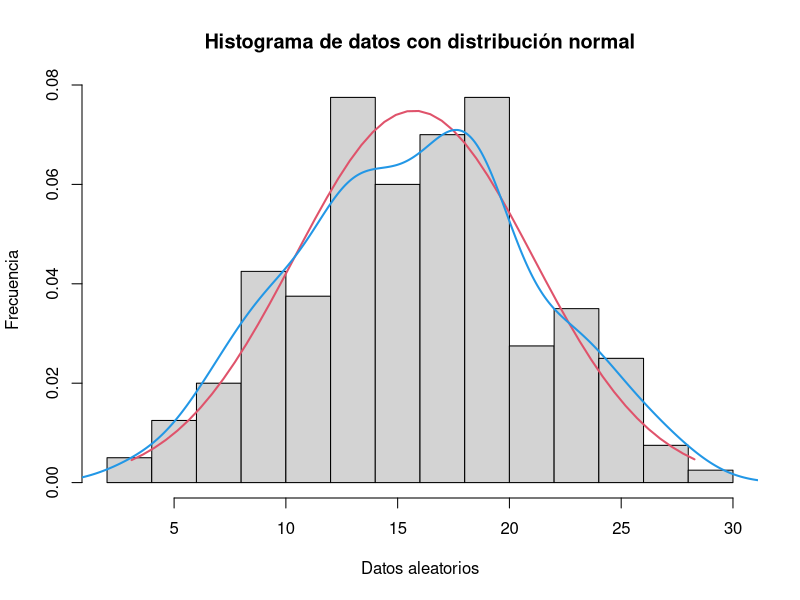
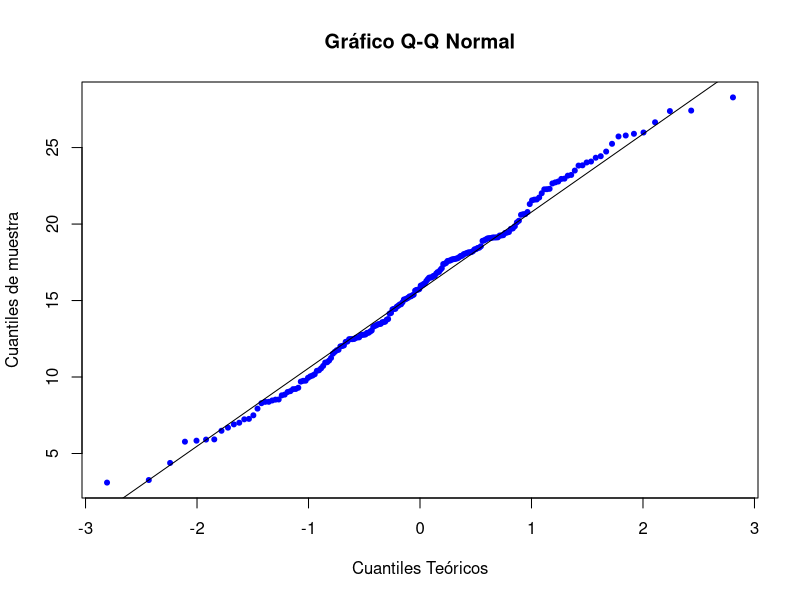
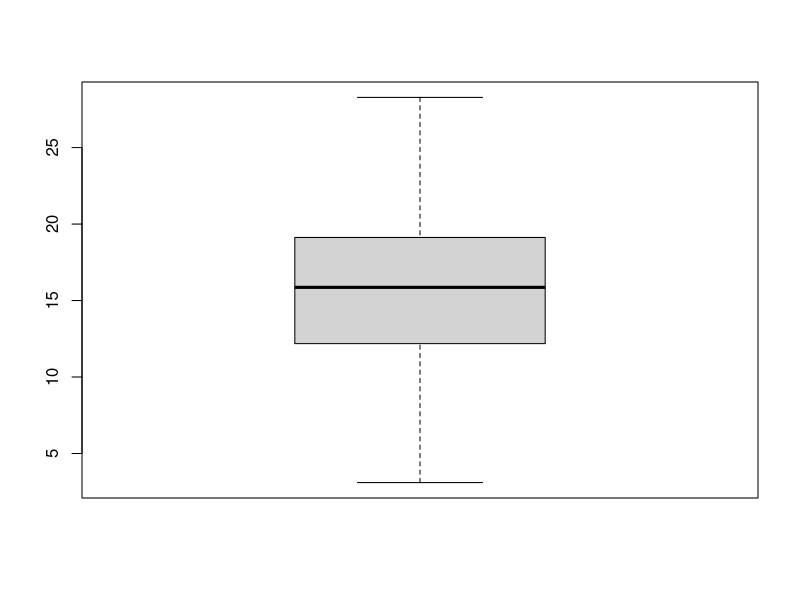
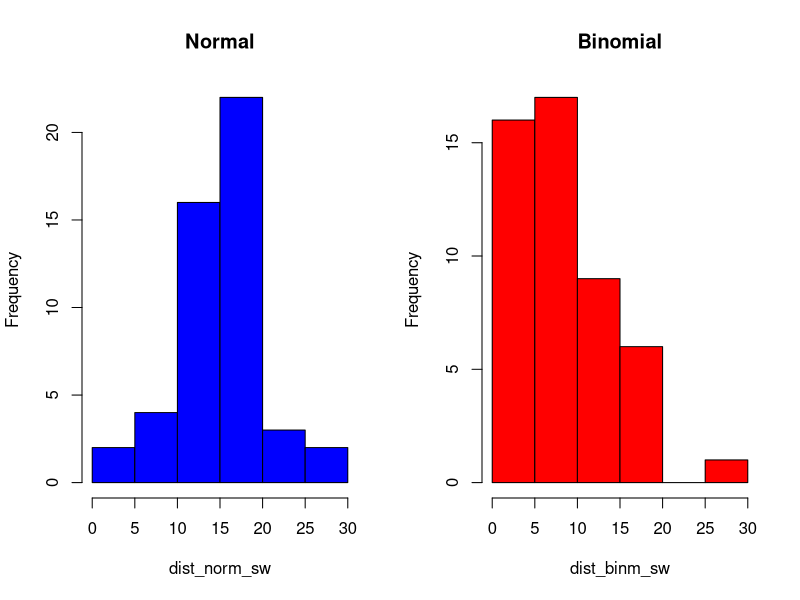
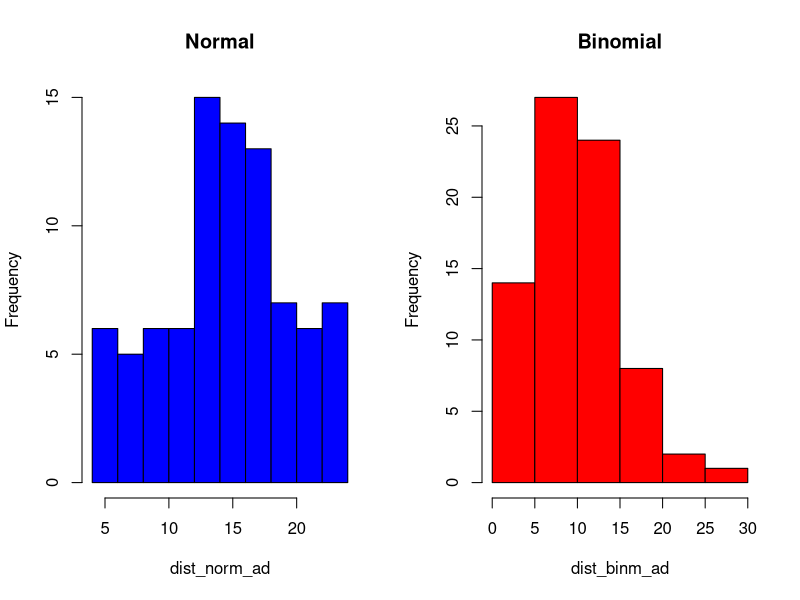
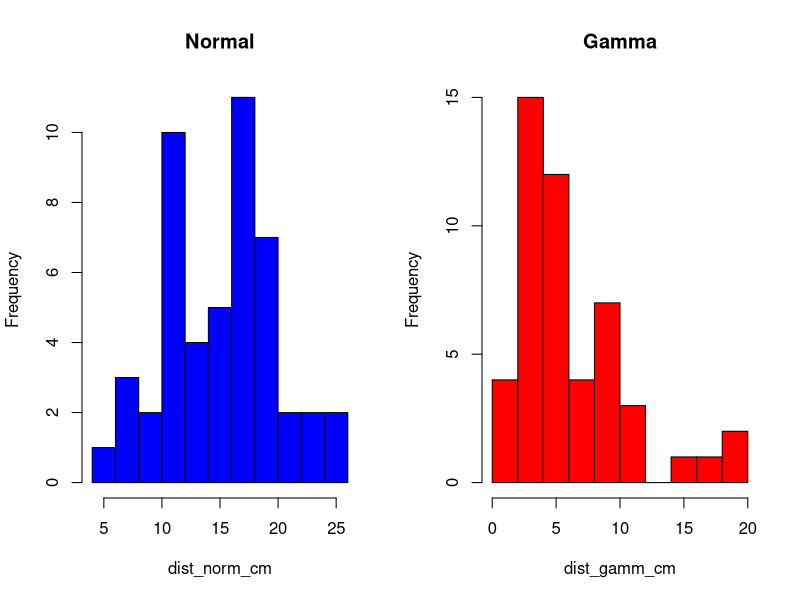
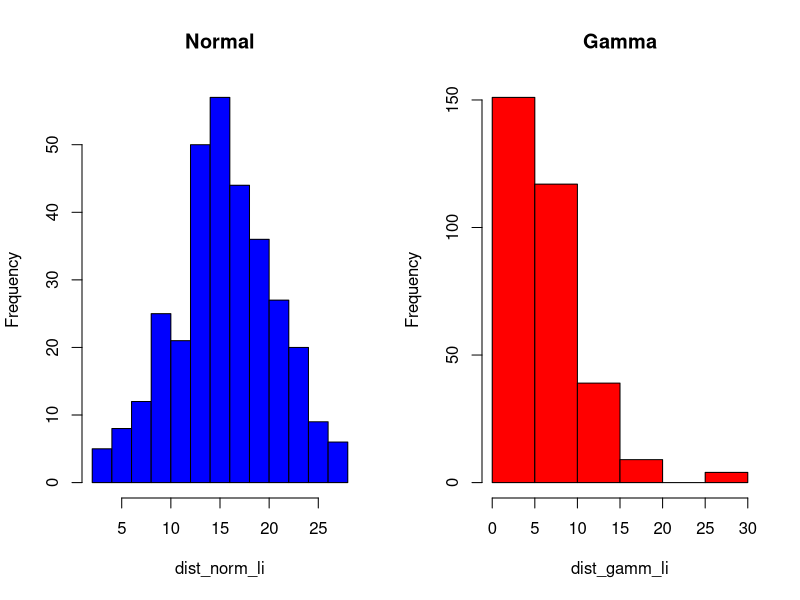
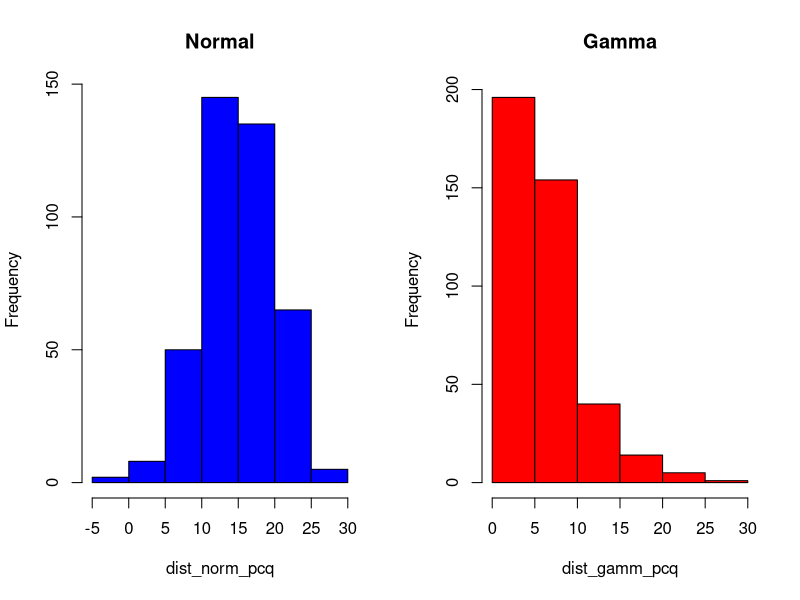

The R source for these figures, in order:
## ---- chunk 1
set.seed(12345)
x <- rnorm(n=200, mean=15, sd=5)
x
## ---- chunk 2
h = hist(x, main="Histograma de datos con distribución normal", xlab = "Datos aleatorios", ylab = "Frecuencia", probability = TRUE)
x2 <- seq(min(x), max(x), length = 50)
normal <- dnorm(x2, mean = mean(x), sd = sd(x))
lines(x2, normal, col = 2, lwd = 2)
lines(density(x), col = 4, lwd = 2)
## ---- chunk 3
qqnorm(x, main = "Gráfico Q-Q Normal", xlab = "Cuantiles Teóricos", ylab = "Cuantiles de muestra", pch = 20, col = "blue")
qqline(x)
## ---- chunk 4
boxplot(x)
## ---- chunk 5
library('nortest')
## ---- chunk 6
dist_norm_sw =rnorm(n=49, mean=15, sd=5)
dist_binm_sw = rnbinom(n=49, size=5, prob=0.35)
## ---- chunk 7
# Configurar la disposición de los gráficos
par(mfrow = c(1, 2))

# Dibujar el primer histograma
hist(dist_norm_sw, main = "Normal", col = "blue")

# Dibujar el segundo histograma
hist(dist_binm_sw, main = "Binomial", col = "red")

## ---- chunk 8
print(shapiro.test(x = dist_norm_sw))
print(shapiro.test(x = dist_binm_sw))
## ---- chunk 9
dist_norm_ad =rnorm(n=85, mean=15, sd=5)
dist_binm_ad = rnbinom(n=76, size=5, prob=0.35)
## ---- chunk 10
# Configurar la disposición de los gráficos
par(mfrow = c(1, 2))

# Dibujar el primer histograma
hist(dist_norm_ad, main = "Normal", col = "blue")

# Dibujar el segundo histograma
hist(dist_binm_ad, main = "Binomial", col = "red")
## ---- chunk 11
print(shapiro.test(x = dist_norm_ad))
print(shapiro.test(x = dist_binm_ad))
## ---- chunk 12
dist_norm_cm =rnorm(n=49, mean=15, sd=5)
dist_gamm_cm = rgamma(n=49, shape=2, scale=3)
## ---- chunk 13
# Configurar la disposición de los gráficos
par(mfrow = c(1, 2))

# Dibujar el primer histograma
hist(dist_norm_cm, main = "Normal", col = "blue")

# Dibujar el segundo histograma
hist(dist_gamm_cm, main = "Gamma", col = "red")
## ---- chunk 14
print(cvm.test(x = dist_norm_cm))
print(cvm.test(x = dist_gamm_cm))
## ---- chunk 15
dist_norm_li =rnorm(n=320, mean=15, sd=5)
dist_gamm_li = rgamma(n=320, shape=2, scale=3)

## ---- chunk 16
# Configurar la disposición de los gráficos
par(mfrow = c(1, 2))

# Dibujar el primer histograma
hist(dist_norm_li, main = "Normal", col = "blue")

# Dibujar el segundo histograma
hist(dist_gamm_li, main = "Gamma", col = "red")
## ---- chunk 17
print(lillie.test(x = dist_norm_li))
print(lillie.test(x = dist_gamm_li))
## ---- chunk 18
dist_norm_pcq =rnorm(n=410, mean=15, sd=5)
dist_gamm_pcq = rgamma(n=410, shape=2, scale=3)
## ---- chunk 19
# Configurar la disposición de los gráficos
par(mfrow = c(1, 2))

# Dibujar el primer histograma
hist(dist_norm_pcq, main = "Normal", col = "blue")

# Dibujar el segundo histograma
hist(dist_gamm_pcq, main = "Gamma", col = "red")
## ---- chunk 20
print(pearson.test(x = dist_norm_pcq))
print(pearson.test(x = dist_gamm_pcq))
